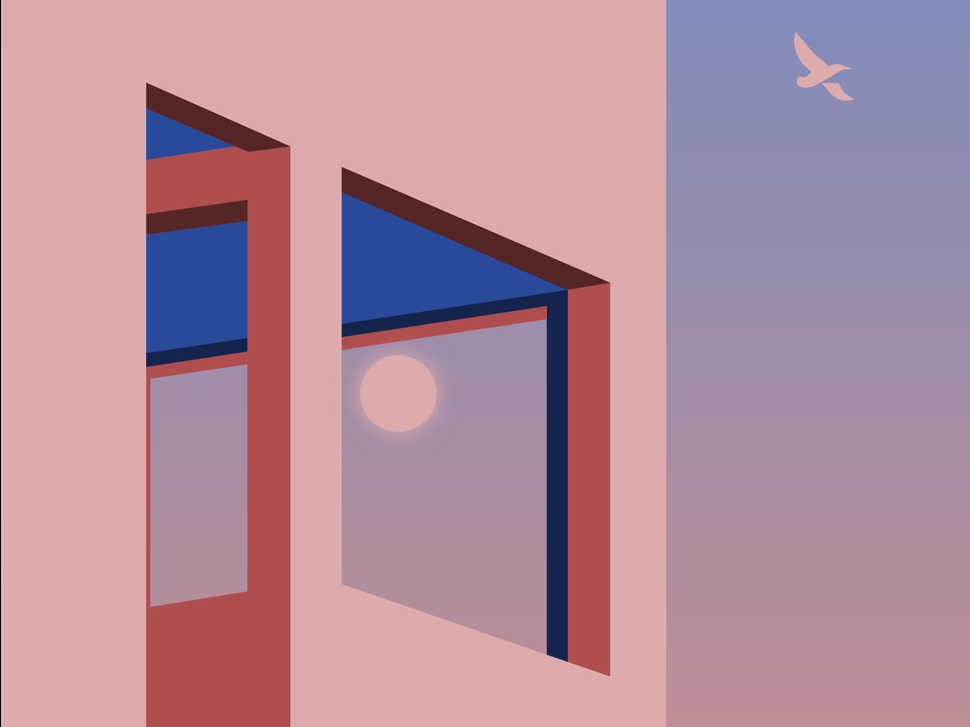
#> input picture OpenCV/popart.png, 970 x 727 px, shrunk from 1440 x 1080 before the run
$ jupyter execute t13.ipynb
#> lines starting #> are read from the running program, lines starting #| are printed output that depends on the picture; after the words box and inside, x2 and y2 are one past the last pixel; in counts of white or black regions, pixels touching at a corner belong together
[cell 1]
#CORNER DETECTION

[cell 2]
#MODULES
import cv2
import numpy as np

[cell 3]
img = cv2.imread('popart.png')
#> img is the input picture: shape (727, 970, 3); mean B, G, R 155.9, 140.9, 178.6
gray = cv2.cvtColor(img,cv2.COLOR_BGR2GRAY)
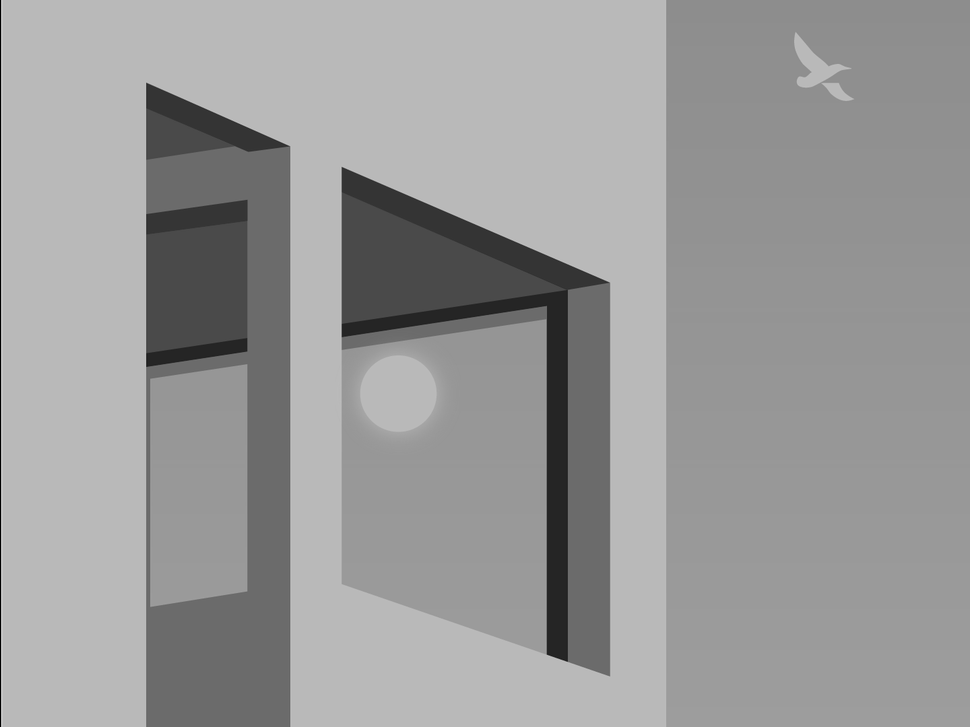
#> gray: shape (727, 970); min 0, max 199, mean 153.9
gray = np.float32(gray)

corners = cv2.goodFeaturesToTrack(gray, 100, 0.01, 10)
#> corners = 38 rows, first 8: [147, 84], [342, 168], [567, 660], [547, 654], [147, 366], [343, 336], [609, 675], [289, 146]
                                           #quality; minimum dist between corners
corners = np.int0(corners)

[cell 4]
for corner in corners:
    x,y = corner.ravel()
    cv2.circle(img,(x,y),3,199,-1)
#> this loop made 38 passes
#> (x, y) on passes 1 to 12: (147, 84), (342, 168), (567, 660), (547, 654), (147, 366), (343, 336), (609, 675), (289, 146), (545, 307), (608, 282), (147, 214), (246, 350)
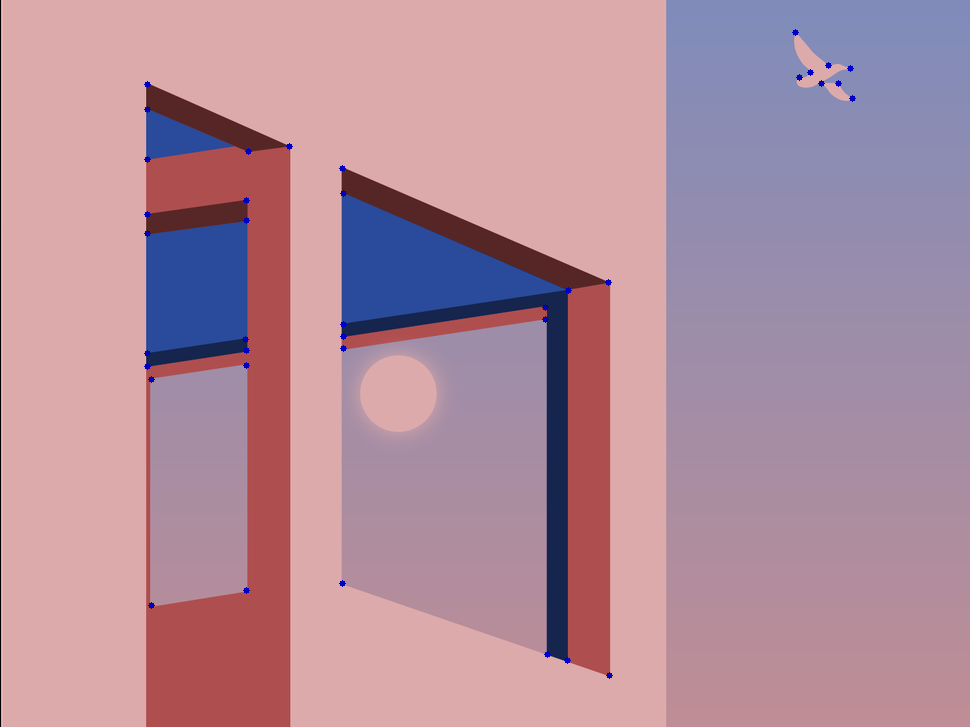
#> img: shape (727, 970, 3); 0.16% of pixels changed, all inside (x1, y1, x2, y2) = (144, 29, 856, 679)

cv2.imshow('Corner',img)
cv2.waitKey(0)
cv2.destroyAllWindows()
